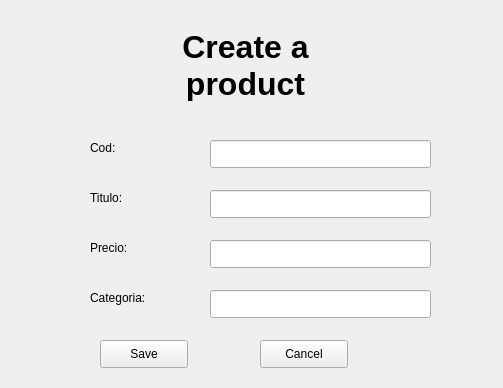
<?xml version="1.0" encoding="UTF-8"?>
<ui version="4.0">
 <class>Form</class>
 <widget class="QWidget" name="Form">
  <property name="geometry">
   <rect>
    <x>0</x>
    <y>0</y>
    <width>503</width>
    <height>388</height>
   </rect>
  </property>
  <property name="windowTitle">
   <string>Form</string>
  </property>
  <widget class="QLabel" name="label">
   <property name="geometry">
    <rect>
     <x>160</x>
     <y>30</y>
     <width>171</width>
     <height>71</height>
    </rect>
   </property>
   <property name="font">
    <font>
     <pointsize>24</pointsize>
     <weight>75</weight>
     <bold>true</bold>
    </font>
   </property>
   <property name="text">
    <string>Create a product</string>
   </property>
   <property name="alignment">
    <set>Qt::AlignCenter</set>
   </property>
   <property name="wordWrap">
    <bool>true</bool>
   </property>
  </widget>
  <widget class="QLineEdit" name="lineCode">
   <property name="geometry">
    <rect>
     <x>210</x>
     <y>140</y>
     <width>221</width>
     <height>28</height>
    </rect>
   </property>
  </widget>
  <widget class="QLineEdit" name="lineTitle">
   <property name="geometry">
    <rect>
     <x>210</x>
     <y>190</y>
     <width>221</width>
     <height>28</height>
    </rect>
   </property>
  </widget>
  <widget class="QLineEdit" name="linePrice">
   <property name="geometry">
    <rect>
     <x>210</x>
     <y>240</y>
     <width>221</width>
     <height>28</height>
    </rect>
   </property>
  </widget>
  <widget class="QLineEdit" name="lineCat">
   <property name="geometry">
    <rect>
     <x>210</x>
     <y>290</y>
     <width>221</width>
     <height>28</height>
    </rect>
   </property>
  </widget>
  <widget class="QLabel" name="label_2">
   <property name="geometry">
    <rect>
     <x>90</x>
     <y>140</y>
     <width>57</width>
     <height>16</height>
    </rect>
   </property>
   <property name="text">
    <string>Cod:</string>
   </property>
  </widget>
  <widget class="QLabel" name="label_3">
   <property name="geometry">
    <rect>
     <x>90</x>
     <y>190</y>
     <width>57</width>
     <height>16</height>
    </rect>
   </property>
   <property name="text">
    <string>Titulo:</string>
   </property>
  </widget>
  <widget class="QLabel" name="label_4">
   <property name="geometry">
    <rect>
     <x>90</x>
     <y>240</y>
     <width>57</width>
     <height>16</height>
    </rect>
   </property>
   <property name="text">
    <string>Precio:</string>
   </property>
  </widget>
  <widget class="QLabel" name="label_5">
   <property name="geometry">
    <rect>
     <x>90</x>
     <y>290</y>
     <width>71</width>
     <height>16</height>
    </rect>
   </property>
   <property name="text">
    <string>Categoria:</string>
   </property>
  </widget>
  <widget class="QPushButton" name="btnSave">
   <property name="geometry">
    <rect>
     <x>100</x>
     <y>340</y>
     <width>88</width>
     <height>28</height>
    </rect>
   </property>
   <property name="text">
    <string>Save</string>
   </property>
  </widget>
  <widget class="QPushButton" name="btnCancel">
   <property name="geometry">
    <rect>
     <x>260</x>
     <y>340</y>
     <width>88</width>
     <height>28</height>
    </rect>
   </property>
   <property name="text">
    <string>Cancel</string>
   </property>
  </widget>
  <widget class="QLabel" name="lblEdit">
   <property name="geometry">
    <rect>
     <x>220</x>
     <y>10</y>
     <width>57</width>
     <height>16</height>
    </rect>
   </property>
   <property name="text">
    <string/>
   </property>
   <property name="alignment">
    <set>Qt::AlignCenter</set>
   </property>
  </widget>
 </widget>
 <resources/>
 <connections/>
</ui>
